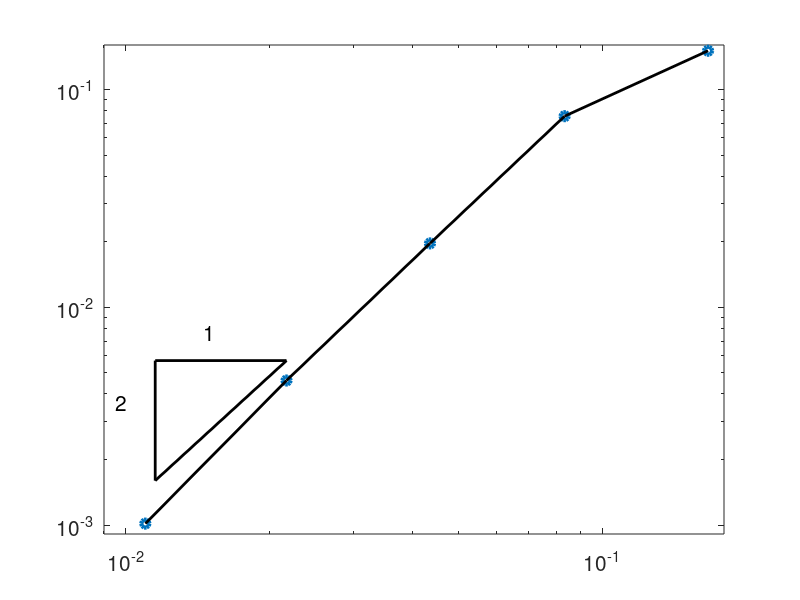
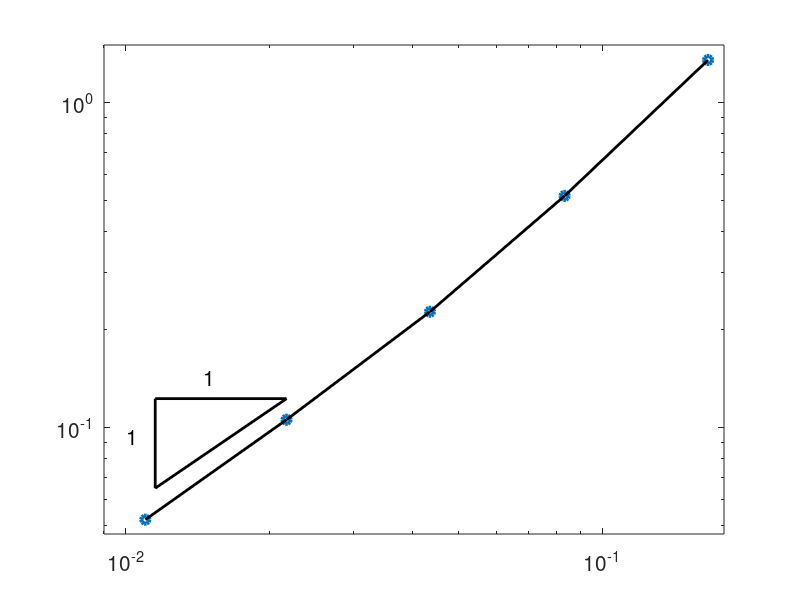

These charts were generated, in order, by the following MATLAB code:
shape = 'quads';
%shape = 'triangles';
%shape = 'voronoi';

switch shape
    case 'triangles'
%%%%%%%%%%%%%%%%%Triangles

h = [0.10101525445522107, 0.05018856132284956, 0.025141822757713456, 0.012525468249897755,...
     0.006261260829309998];

ElectricError =  [0.5098721095770006, 0.12175648676696989, 0.03224235083294914, 0.007922421692486309, 0.001949904177034469];

MagneticError = [2.0042181007879325, 0.9781866298047875, 0.5502616339498934, 0.28069706397737304, 0.13768142439140277];

%secondtitle = 'Triangles';




%Plotting the electric field

figure(1)

clf

loglog(h,ElectricError,'o','LineWidth',3)
%plot(log(h),log(ElectricError));

hold on


loglog(h,ElectricError,'LineWidth',2,'Color','k')
set(gca,'FontSize',15)
%loglog(h,10^(1)*h.^(1.8))
hold on
%Pick a basis point for the triangle
xseed = 0.9*h(5)+h(4)*0.1;
yseed = 0.01*0.25+0.001*.75;
%desiredSlope Of triangle
slope = 2;
%Another x point
xnext = h(4);


b = log10(yseed/(xseed^slope));


ynext = 10^(b)*xnext^slope;


x = [xseed, xseed, xnext, xseed];
y = [yseed, ynext, ynext, yseed];

loglog(x,y,'LineWidth',2,'Color','k')

text(xseed*0.7+0.3*xnext,ynext+0.003,'1','Fontsize',15)
text(xseed-0.001,0.5*yseed+0.5*ynext,'2','Fontsize',15)





%title('Triangular Mesh')





%Now the ticks
%The x-axis
leftaxis = 0.005;
rightaxis = 0.13;
upaxis = 0.65;
downaxis = 0.0015;

axis([leftaxis rightaxis downaxis upaxis])
%xlabel('Mesh Size')

ax = log10(leftaxis);
bx = log10(rightaxis);
tx = ax:(bx-ax)/10:bx;
tx = 10.^(tx);
ay = log10(downaxis);
by = log10(upaxis);
ty = ay:(by-ay)/10:by;
ty = 10.^(ty);

%ylabel('Error On Electric Field')

%xticks(tx)
%yticks(ty)
%grid on




%Plotting The magnetic Field

figure(2)
clf
loglog(h,MagneticError,'o','LineWidth',3)
hold on
loglog(h,MagneticError,'LineWidth',2,'Color','k')
set(gca,'FontSize',15)


hold on

%Pick a basis point for the triangle
xseed = h(4)*0.05+0.95*h(5);
yseed = 0.18;
%desiredSlope Of triangle
slope = 1;
%Another x point
xnext = h(4);


b = log10(yseed/(xseed^slope));


ynext = 10^(b)*xnext^slope;


x = [xseed, xseed, xnext, xseed];
y = [yseed, ynext, ynext, yseed];

loglog(x,y,'LineWidth',2,'Color','k')


text(xseed*0.7+0.3*xnext,ynext+0.01+0.01+0.01+0.01,'1','FontSize',15)
text(xseed-0.0015/1.5,0.5*yseed+0.5*ynext,'1','FontSize',15)










%title('Triangular Mesh')
%xlabel('Mesh Size')
%ylabel('Error On Magnetic Field')


%axis([0.01-0.005 0.1+0.01 0.1+0.1 3])

leftaxis = 0.005;
rightaxis = 0.13;
downaxis = 0.125;
upaxis = 2.15;

axis([leftaxis rightaxis downaxis upaxis])
%xlabel('Mesh Size')

ax = log10(leftaxis);
bx = log10(rightaxis);
tx = ax:(bx-ax)/10:bx;
tx = 10.^(tx);
ay = log10(downaxis);
by = log10(upaxis);
ty = ay:(by-ay)/10:by;
ty = 10.^(ty);



%xticks(tx)
%yticks(ty)

%grid on





























    case 'quads'
%%%%%%%%%%%%%%%%%%%PerturbedSquares
%h = [0.471405,0.235702,0.122975,0.0614875,0.0310816,0.0155408,0.00779781];
%The above was the older mesh-size

h = [0.16666666666666666, 0.08333333333333333, 0.043478260869565216, 0.021739130434782608,...
     0.010989010989010988];%, 0.005494505494505494,0.0027548209366391185];

ElectricError = [0.1505488392083424, 0.07540240822978826, 0.01964292814740662, 0.00461064875933448, 0.0010155804421071366];

MagneticError = [1.3485966107898497, 0.515270877390314, 0.22681651972361622, 0.10557908129467171, 0.05201601043760578];
                                                      

%secondtitle = 'On Perturbed squares';


%Plotting the electric field

figure(1)

clf

loglog(h,ElectricError,'o','LineWidth',3)
%plot(log(h),log(ElectricError));

hold on


loglog(h,ElectricError,'LineWidth',2,'Color','k')
%loglog(h,10^(1)*h.^(1.8))
hold on
%Pick a basis point for the triangle
xseed = 0.95*h(5)+0.05*h(4);
yseed = 0.0016;
%desiredSlope Of triangle
slope = 2;
%Another x point
xnext = h(4);


b = log10(yseed/(xseed^slope));


ynext = 10^(b)*xnext^slope;


x = [xseed, xseed, xnext, xseed];
y = [yseed, ynext, ynext, yseed];

loglog(x,y,'r','LineWidth',2,'Color','k')
set(gca,'FontSize',15)
text(xseed*0.7+0.3*xnext,ynext+0.002,'1','FontSize',15)
text(xseed-0.002,0.5*yseed+0.5*ynext,'2','FontSize',15)





%title('Perturbed Quadrilateral Mesh')
%axis([0.01 0.25 (0.001+0.0001)/2 .15])
%xlabel('Mesh Size')
%ylabel('Error On Electric Field')

leftaxis = 0.009;
rightaxis = 0.18;
downaxis = 0.00091;
upaxis = 0.16;

axis([leftaxis rightaxis downaxis upaxis])


ax = log10(leftaxis);
bx = log10(rightaxis);
tx = ax:(bx-ax)/10:bx;
tx = 10.^(tx);
ay = log10(downaxis);
by = log10(upaxis);
ty = ay:(by-ay)/10:by;
ty = 10.^(ty);



%xticks(tx)
%yticks(ty)





%grid on



%Plotting The magnetic Field

figure(2)
clf
loglog(h,MagneticError,'o','LineWidth',3)
hold on
loglog(h,MagneticError,'LineWidth',2,'Color','k')



hold on

%Pick a basis point for the triangle
xseed = h(4)*0.05+0.95*h(5);
yseed = 0.065;
%desiredSlope Of triangle
slope = 1;
%Another x point
xnext = h(4);


b = log10(yseed/(xseed^slope));


ynext = 10^(b)*xnext^slope;


x = [xseed, xseed, xnext, xseed];
y = [yseed, ynext, ynext, yseed];

loglog(x,y,'LineWidth',2,'Color','k')


text(xseed*0.7+0.3*xnext,ynext+0.01+0.01,'1','FontSize',15)
text(xseed-0.0015,0.5*yseed+0.5*ynext,'1','FontSize',15)

set(gca,'FontSize',15)








%title('Perturbed Quadrilateral Mesh')
%xlabel('Mesh Size')
%ylabel('Error On Magnetic Field')
%axis([0.01 0.25 0.75*10^(-1)+0.25*0.01 1])
%grid on

leftaxis = 0.009;
rightaxis = 0.18;
downaxis = 0.047;
upaxis = 1.5;

axis([leftaxis rightaxis downaxis upaxis])


ax = log10(leftaxis);
bx = log10(rightaxis);
tx = ax:(bx-ax)/10:bx;
tx = 10.^(tx);
ay = log10(downaxis);
by = log10(upaxis);
ty = ay:(by-ay)/10:by;
ty = 10.^(ty);



%xticks(tx)
%yticks(ty)







    case 'voronoi'
%%%%%%%%%%%%%%%%%%%%%%%%%%Voronoi

%h = [0.12803687993289598, 0.06772854614785964, 0.03450327796711771, 0.017476749542968805,...
%     0.008787156237382746];%, 0.004419676355414694,0.0022139558199118672];

%ElectricError = [0.4846671385368301, 0.17629056352803815, 0.0894535222510598, 0.013677866376455412,...
%    0.006616196310031363];

%MagneticError = [4.418879142501644, 2.4900590603987354, 1.2075527434363857, 0.5879063547722386,...
% 0.276556530752596];

h = [0.12803687993289598, 0.06772854614785964, 0.03450327796711771, 0.017476749542968805,0.008787156237382746];

ElectricError = [0.6402171603657321, 0.2191316614798317, 0.05161479281147327, 0.013327689044599616, 0.003435073380290061];

MagneticError = [3.3226284919819693, 1.6827177392771193, 0.7955836030979955, 0.3792426183789603, 0.18192650249011413];




%secondtitle='Voronoi';



figure(1)

clf

loglog(h,ElectricError,'o','LineWidth',3)
%plot(log(h),log(ElectricError));

hold on


loglog(h,ElectricError,'LineWidth',2,'Color','k')
%loglog(h,10^(1)*h.^(1.8))
hold on
%Pick a basis point for the triangle
xseed = 0.9*h(5)+h(4)*0.1;
%yseed = 0.0124;
yseed = 0.0055;
%desiredSlope Of triangle
slope = 2;
%Another x point
xnext = h(4)*0.95+0.05*h(5);


b = log10(yseed/(xseed^slope));


ynext = 10^(b)*xnext^slope;


x = [xseed, xseed, xnext, xseed];
y = [yseed, ynext, ynext, yseed];

loglog(x,y,'LineWidth',2,'Color','k')

text(xseed*0.7+0.3*xnext,ynext+0.001+0.0035,'1','FontSize',15)
text(xseed-0.0012,0.5*yseed+0.5*ynext,'2','FontSize',15)
set(gca,'FontSize',15)




%title('Voronoi Tesselation')





%Now the ticks
%The x-axis
%leftaxis = 0.0077;
%rightaxis = 0.1+0.05;
%upaxis = 0.55;
%downaxis = 0.0048;

leftaxis  = 0.007;
rightaxis = 0.15;
upaxis = 0.8;
downaxis = 0.002;
axis([leftaxis rightaxis downaxis upaxis])
%xlabel('Mesh Size')

ax = log10(leftaxis);
bx = log10(rightaxis);
tx = ax:(bx-ax)/10:bx;
tx = 10.^(tx);
ay = log10(downaxis);
by = log10(upaxis);
ty = ay:(by-ay)/10:by;
ty = 10.^(ty);

%ylabel('Error On Electric Field')

%xticks(tx)
%yticks(ty)
%grid on




%Plotting The magnetic Field

figure(2)
clf
loglog(h,MagneticError,'o','LineWidth',3)
hold on
loglog(h,MagneticError,'LineWidth',2,'Color','k')



hold on

%Pick a basis point for the triangle
%xseed = h(4)*0.25+0.75*h(5);
%yseed = 0.45;
xseed = 0.95*h(5)+0.05*h(4);
yseed = 0.22;
%desiredSlope Of triangle
slope = 1;
%Another x point
%xnext = h(4);
xnext = h(5)*0.05+0.95*h(4);


b = log10(yseed/(xseed^slope));


ynext = 10^(b)*xnext^slope;


x = [xseed, xseed, xnext, xseed];
y = [yseed, ynext, ynext, yseed];

loglog(x,y,'LineWidth',2,'Color','k')


text(xseed*0.7+0.3*xnext,ynext+0.01+0.01+0.01+0.01+0.01,'1','FontSize',15)
text(xseed-0.0015/1.5,0.5*yseed+0.5*ynext,'1','fontSize',15)




set(gca,'FontSize',15)





%title('Voronoi Tesselation')
%xlabel('Mesh Size')
%ylabel('Error On Magnetic Field')


%axis([0.01-0.005 0.1+0.01 0.1+0.1 3])

%leftaxis = 0.0068*.99+0.01*0.119;
%rightaxis = 0.15;
%downaxis = 0.25;
%upaxis = 5;
leftaxis = 0.007;
rightaxis = 0.15;
downaxis = 0.16;
upaxis = 3.6;
axis([leftaxis rightaxis downaxis upaxis])
%xlabel('Mesh Size')

ax = log10(leftaxis);
bx = log10(rightaxis);
tx = ax:(bx-ax)/10:bx;
tx = 10.^(tx);
ay = log10(downaxis);
by = log10(upaxis);
ty = ay:(by-ay)/10:by;
ty = 10.^(ty);



%xticks(tx)
%yticks(ty)

%grid on























end
